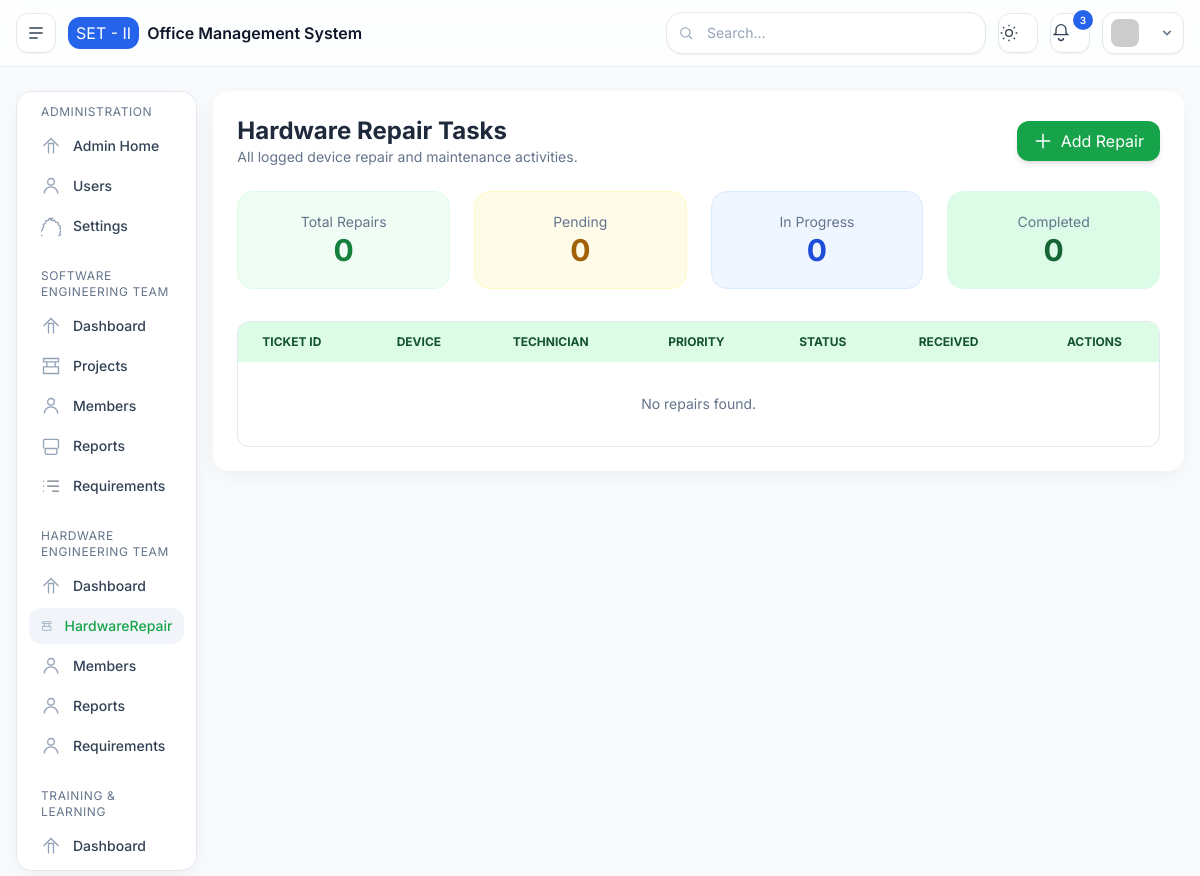
Page /het/repair/ on the earlier database version.
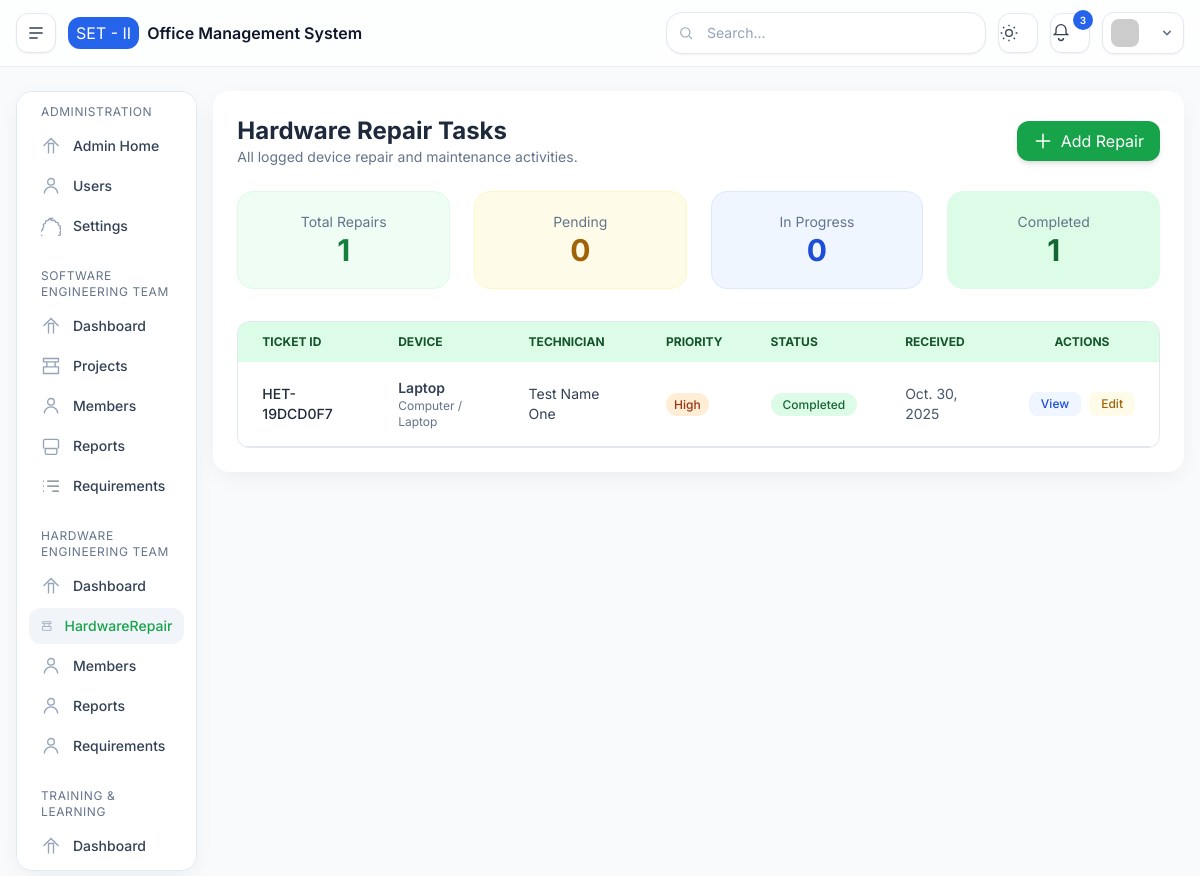
Same page on the later database version.
### het/models.py (models this page shows, shortened)
class HardwareRepair(models.Model):
    STATUS_CHOICES = [
        ("pending", "Pending"),
        ("in_progress", "In Progress"),
        ("completed", "Completed"),
        ("cancelled", "Cancelled"),
    ]
    PRIORITY_CHOICES = [
        ("low", "Low"),
        ("medium", "Medium"),
        ("high", "High"),
        ("urgent", "Urgent"),
    ]
    DEVICE_TYPE_CHOICES = [
        ("computer", "Computer / Laptop"),
        ("mobile", "Mobile Device"),
        ("printer", "Printer"),
        ("network", "Network Equipment"),
        ("sensor", "Sensor"),
        ("controller", "Controller Board"),
        ("other", "Other"),
    ]
    id = models.UUIDField(primary_key=True, default=uuid.uuid4, editable=False)
    ticket_id = models.CharField(max_length=20, unique=True, editable=False)
    device_name = models.CharField(max_length=200)
    device_type = models.CharField(max_length=50, choices=DEVICE_TYPE_CHOICES, default="other")
    issue_description = models.TextField(help_text="Describe the problem in detail")
    status = models.CharField(max_length=20, choices=STATUS_CHOICES, default="pending")
    priority = models.CharField(max_length=20, choices=PRIORITY_CHOICES, default="medium")
    technician = models.ForeignKey(
        Member,
        on_delete=models.SET_NULL,
        null=True,
        blank=True,
        related_name="assigned_repairs"
    )
    support_team = models.ManyToManyField(
        Member,
        blank=True,
        related_name="repair_tasks"
    )
    received_date = models.DateField(auto_now_add=True)
    start_date = models.DateField(blank=True, null=True)
    completed_date = models.DateField(blank=True, null=True)
    estimated_completion = models.DateField(blank=True, null=True)
    photo_before = models.ImageField(upload_to="het/devices/before/", blank=True, null=True)
    photo_after = models.ImageField(upload_to="het/devices/after/", blank=True, null=True)
    report_document = models.FileField(upload_to="het/devices/reports/", blank=True, null=True)
    repair_notes = models.TextField(blank=True, null=True)
    cost_estimate = models.DecimalField(max_digits=10, decimal_places=2, blank=True, null=True)
    created_by = models.ForeignKey(
        settings.AUTH_USER_MODEL,
        on_delete=models.SET_NULL,
        null=True,
        blank=True,
        related_name="created_repairs"
    )
    created_at = models.DateTimeField(auto_now_add=True)
    updated_at = models.DateTimeField(auto_now=True)
    class Meta:
        ordering = ["-created_at"]
        verbose_name = "Hardware Repair"
        verbose_name_plural = "Hardware Repairs"
    def get_status_color(self):
        return {
            "pending": "bg-yellow-100 text-yellow-800 dark:bg-yellow-700 dark:text-yellow-200",
            "in_progress": "bg-blue-100 text-blue-800 dark:bg-blue-800 dark:text-blue-200",
            "completed": "bg-green-100 text-green-800 dark:bg-green-800 dark:text-green-200",
            "cancelled": "bg-red-100 text-red-800 dark:bg-red-800 dark:text-red-200",
        }.get(self.status, "bg-slate-100 text-slate-800")

class Member(models.Model):
    GENDER_CHOICES = [
        ('male', 'Male'),
        ('female', 'Female'),
    ]
    RANK_CHOICES = [
        ('private', 'Private'),
        ('lance_corporal', 'Lance Corporal'),
        ('coporal', 'Coporal'),
        ('sergeant', 'Sergeant'),
        ('warrant_officer_class-1', 'Warrant Officer Class - I'),
        ('warrant_officer_class-2', 'Warrant Officer Class - II'),
        ('second Lieutenant', 'Second Lieutenant'),
        ('lieutenant', 'Lieutenant'),
        ('captain', 'Captain'),
        ('major', 'Major'),
        ('colonel', 'Colonel'),
        ('general', 'General'),
    ]
    DEPARTMENT_CHOICES = [
        ("SET", "Software Engineering Team"),
        ("HET", "Hardware Engineering Team"),
        ("TRAINING", "Training & Learning"),
    ]
    POSITION_CHOICES = [
        ("developer", "Developer"),
        ("designer", "UI/UX Designer"),
        ("mobile_developer", "Mobile Developer"),
        ("server_admin", "Server Administrator"),
        ("tester", "Tester"),
        ("manager", "Project Manager"),
        ("intern", "Intern"),
    ]
    id = models.UUIDField(primary_key=True, default=uuid.uuid4, editable=False)
    user = models.ForeignKey(
        CustomUser, on_delete=models.CASCADE,
        related_name="het_members", null=True, blank=True,
        help_text="If this member is linked to a user account"
    )
    department = models.CharField(max_length=30, choices=DEPARTMENT_CHOICES, editable=False, blank=True, null=True)
    gender = models.CharField(max_length=10, choices=GENDER_CHOICES, blank=True, null=True)
    birth_date = models.DateField(blank=True, null=True)
    rank = models.CharField(max_length=50, choices=RANK_CHOICES, blank=True, null=True)
    full_name = models.CharField(max_length=150)
    reg_no = models.CharField(max_length=10, unique=True)
    position = models.CharField(max_length=50, choices=POSITION_CHOICES)
    joined_date = models.DateField(auto_now_add=True)
    is_active = models.BooleanField(default=True)
    bio = models.TextField(blank=True, null=True)
    profile_photo = models.ImageField(
        upload_to="members/photos/", blank=True, null=True,
        help_text="Optional profile picture"
    )
    created_at = models.DateTimeField(auto_now_add=True)
    updated_at = models.DateTimeField(auto_now=True)
    class Meta:
        verbose_name = "HET Member"
        verbose_name_plural = "HET Members"
        ordering = ["-created_at"]

### het/views.py (the view)
# urls.py: path('repair/', views.repairs, name='het.repairs'),
def repairs(request):
    repairs = HardwareRepair.objects.select_related("technician").prefetch_related("support_team").all()
    context = {
        "active_menu": "het_repairs",
        "repairs": repairs,
        "total_repairs": repairs.count(),
        "pending_repairs": repairs.filter(status="pending").count(),
        "progress_repairs": repairs.filter(status="in_progress").count(),
        "completed_repairs": repairs.filter(status="completed").count(),
    }
    return render(request, "pages/het/repairs/repairs.html", context)

### templates/pages/het/repairs/repairs.html (shortened to what the changed rows need)
{% extends 'layouts/main.html' %}
{% block content %}
<div class="bg-white p-6 rounded-2xl shadow-soft dark:bg-slate-900">
  <div class="flex justify-between items-center mb-6">
    <div>
      <h2 class="text-2xl font-bold text-slate-800 dark:text-slate-200">Hardware Repair Tasks</h2>
    </div>
  </div>
  <div class="grid grid-cols-1 sm:grid-cols-4 gap-6 mb-8">
    <div class="bg-green-50 dark:bg-slate-800 rounded-2xl p-5 text-center border border-green-100 dark:border-slate-700">
      <p class="text-sm text-slate-500 dark:text-slate-400">Total Repairs</p>
      <p class="text-3xl font-bold text-green-700 dark:text-green-400">{{ total_repairs|default:0 }}</p>
    </div>
    <div class="bg-green-100 dark:bg-slate-800 rounded-2xl p-5 text-center border border-green-100 dark:border-slate-700">
      <p class="text-sm text-slate-500 dark:text-slate-400">Completed</p>
      <p class="text-3xl font-bold text-green-800 dark:text-green-400">{{ completed_repairs|default:0 }}</p>
    </div>
  </div>
  <div class="overflow-x-auto border border-slate-200 dark:border-slate-700 rounded-xl">
    <table class="w-full text-sm text-left text-slate-700 dark:text-slate-300">
      <thead class="bg-green-100 dark:bg-slate-800 text-green-900 dark:text-green-400 uppercase text-xs">
        <tr>
          <th class="px-6 py-3">Ticket ID</th>
          <th class="px-6 py-3">Device</th>
          <th class="px-6 py-3">Technician</th>
          <th class="px-6 py-3">Priority</th>
          <th class="px-6 py-3">Status</th>
          <th class="px-6 py-3">Received</th>
          <th class="px-6 py-3 text-center">Actions</th>
        </tr>
      </thead>
      <tbody>
        {% for repair in repairs %}
        <tr class="border-b dark:border-slate-700 hover:bg-slate-50 dark:hover:bg-slate-800">
          <td class="px-6 py-4 font-medium text-slate-800 dark:text-slate-200">{{ repair.ticket_id }}</td>
          <td class="px-6 py-4">
            <p class="font-semibold">{{ repair.device_name }}</p>
            <p class="text-xs text-slate-500">{{ repair.get_device_type_display }}</p>
          </td>
          <td class="px-6 py-4">
            {% if repair.technician %}
            {{ repair.technician.full_name }}
            {% else %}
            <span class="text-slate-400 italic">Unassigned</span>
            {% endif %}
          </td>
          <td class="px-6 py-4">
            <span class="px-2 py-1 rounded-full text-xs font-medium
              {% if repair.priority == 'urgent' %}
                bg-red-100 text-red-800 dark:bg-red-800 dark:text-red-200
              {% elif repair.priority == 'high' %}
                bg-orange-100 text-orange-800 dark:bg-orange-800 dark:text-orange-200
              {% elif repair.priority == 'medium' %}
                bg-yellow-100 text-yellow-800 dark:bg-yellow-700 dark:text-yellow-200
              {% else %}
                bg-slate-100 text-slate-800 dark:bg-slate-700 dark:text-slate-200
              {% endif %}">
              {{ repair.get_priority_display }}
            </span>
          </td>
          <td class="px-6 py-4">
            <span class="px-3 py-1 rounded-full text-xs font-medium {{ repair.get_status_color }}">
              {{ repair.get_status_display }}
            </span>
          </td>
          <td class="px-6 py-4 text-slate-600 dark:text-slate-400">{{ repair.received_date }}</td>
          <td class="px-6 py-4 text-center">
            <div class="flex justify-center gap-2">
              <a href="{% url 'het.view-repair' repair.id %}"
                class="px-3 py-1 rounded-lg bg-blue-50 text-blue-700 hover:bg-blue-100 dark:bg-slate-800 dark:text-blue-400 dark:hover:bg-slate-700 text-xs font-medium">
                View
              </a>
              <a href="{% url 'het.edit-repair' repair.id %}"
                class="px-3 py-1 rounded-lg bg-yellow-50 text-yellow-700 hover:bg-yellow-100 dark:bg-slate-800 dark:text-yellow-400 dark:hover:bg-slate-700 text-xs font-medium">
                Edit
              </a>
            </div>
          </td>
        </tr>
        {% empty %}
        <tr>
          <td colspan="7" class="px-6 py-8 text-center text-slate-500 dark:text-slate-400">No repairs found.</td>
        </tr>
        {% endfor %}
      </tbody>
    </table>
  </div>
</div>
{% endblock %}

Differences in the rows shown:
added HardwareRepair: ticket_id "HET-19DCD0F7", device_name "Laptop", device_type "Computer / Laptop", technician.full_name "Test Name One", priority "High", status "Completed", received_date "Oct. 30, 2025"
Other differences:
{{ total_repairs|default:0 }}: "0" → "1"
{{ completed_repairs|default:0 }}: "0" → "1"
text no longer shown: "No repairs found."
